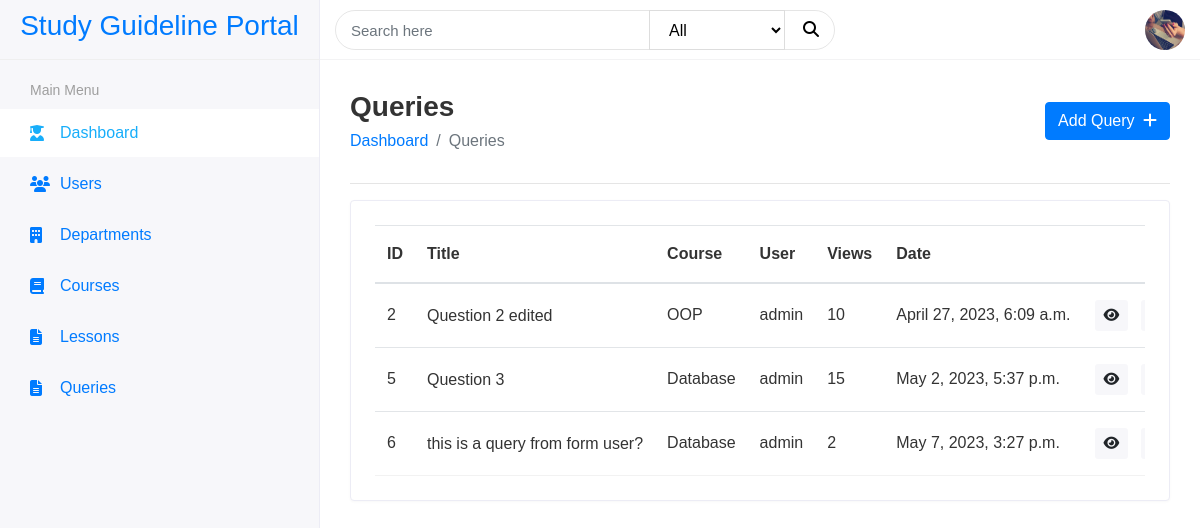
Screenshot of /admin1/queries/ (signed in) with the database file from the repository.
### StudyGuidelinePortal/models.py (models this page shows, shortened)
class Profile(models.Model):
    def renameImage(self, filename):
        ext = filename.split('.')[-1]
        filename = f'{self.user.username}.{ext}'
        return os.path.join('images/user_profile/', filename)
    user = models.OneToOneField(User, on_delete=models.CASCADE)
    profile_pic = models.ImageField(
        upload_to=renameImage, default='images/user_profile/default_user.jpg', null=True)
    auth_token = models.CharField(max_length=100)
    is_verified = models.BooleanField(default=False)

class Query(models.Model):
    query_id = models.AutoField(primary_key=True)
    query_title = models.CharField(max_length=500)
    query_desc = HTMLField()
    user = models.ForeignKey(User, on_delete=models.CASCADE)
    course = models.ForeignKey(Course, on_delete=models.CASCADE)
    views = models.IntegerField(default=0)
    created_at = models.DateTimeField(auto_now_add=True)
    query_slug = AutoSlugField(
        populate_from='query_title', unique=True, null=True, default=None)

class Course(models.Model):
    course_id = models.AutoField(primary_key=True)
    course_name = models.CharField(max_length=200)
    course_pic = models.ImageField(
        upload_to='images/course/', default=None, null=True)
    department = models.ForeignKey(
        Department, on_delete=models.CASCADE, default=None)
    course_slug = AutoSlugField(
        populate_from='course_name', unique=True, null=True, default=None)

### AdminPanel/views.py (the view)
# urls.py: path('queries/', queries, name='Queries'),
def queries(request):
    if not request.user.is_anonymous and request.user.is_superuser:
        queries = Query.objects.all()
        context = {
            'queries': queries,
        }
        return render(request, 'queries/queries.html', context)
    else:
        messages.error(request, 'Acess denied. Try again')
        return redirect('AdminLogin')

### AdminPanel/templates/queries/queries.html (shortened to what this page needs)
{% extends "adminbase.html" %}
{% block content %}
<div class="page-wrapper">
   <div class="content container-fluid">
      <div class="page-header">
         <div class="row align-items-center">
            <div class="col">
               <h3 class="page-title">Queries</h3>
               <ul class="breadcrumb">
                  <li class="breadcrumb-item"><a href="/admin1">Dashboard</a></li>
                  <li class="breadcrumb-item active">Queries</li>
               </ul>
            </div>
            <div class="col-auto text-right float-right ml-auto">
               <a href=" {% url 'AddQuery' %} " class="btn btn-primary">Add Query <span class="fa fa-plus
                        ml-1"></span></a>
            </div>
         </div>
      </div>
      <hr>
      <div class="row">
         <div class="col-sm-12">
            <div class="card card-table">
               <div class="card-body">
                  <div class="table-responsive">
                     <table class="table table-hover table-center mb-0 datatable">
                        <thead>
                           <tr>
                              <th>ID</th>
                              <th>Title</th>
                              <th>Course</th>
                              <th>User</th>
                              <th>Views</th>
                              <th>Date</th>
                              <th class="text-right">Action</th>
                           </tr>
                        </thead>
                        <tbody>
                           {% for query in queries %}
                           <tr>
                              <td>{{query.query_id}}</td>
                              <td>
                                 <h2 class="table-avatar">
                                    <a href="#">{{query.query_title}}</a>
                                 </h2>
                              </td>
                              <td>{{query.course.course_name}}</td>
                              <td>{{query.user.username}}</td>
                              <td>{{query.views}}</td>
                              <td>{{query.created_at}}</td>
                              <td class="text-right">
                                 <div class="actions">
                                    <a href="/admin1/query-details/{{query.query_slug}}"
                                       class="btn btn-sm border-1 mr-2 view-btn">
                                       <i class="fas fa-eye"></i>
                                    </a>
                                    <a href="/admin1/update-query/{{query.query_slug}}"
                                       class="btn btn-sm mr-2 update-btn">
                                    </a>
                                 </div>
                              </td>
                           </tr>
                           {% endfor %}
                        </tbody>
                     </table>
                  </div>
               </div>
            </div>
         </div>
      </div>
   </div>
</div>
{% endblock content %}

### AdminPanel/templates/adminbase.html (shortened to what this page needs)
<!DOCTYPE html>
<html lang="en">
{% load static %}
<head>
    <link rel="stylesheet" href="{% static '/plugins/bootstrap/css/bootstrap.min.css' %}">
    <link href="{% static '/fontawesome/css/all.css' %} " rel="stylesheet">
    <link rel="stylesheet" href="{% static '/css/style1.css' %}">
</head>
<body>
    <div class="main-wrapper">
        <div class="header">
            <div class="header-left">
                <a href="/admin1" class="logo">
                    <h3 class="text-center">Study Guideline Portal</h3>
                </a>
            </div>
            <div class="top-nav-search">
                <form method="get" action="{% url 'HandleMainSearch' %}">
                    <input type="text" class="form-control" name="search-query" placeholder="Search here" required>
                    <select name="search-for" id="search-for">
                        <option value="all">All</option>
                    </select>
                    <button class="btn" type="submit"><i class="fas fa-search"></i></button>
                </form>
            </div>
            <ul class="nav user-menu">
                <li class="nav-item dropdown has-arrow">
                    <div class="dropdown">
                        <img class="admin-profile-img" src="{{user.profile.profile_pic.url}}" alt=""
                            class="dropdown-toggle" data-bs-toggle="dropdown" aria-expanded="false">
                    </div>
                </li>
            </ul>
        </div>
        <div class="sidebar" id="sidebar">
            <div class="sidebar-inner slimscroll">
                <div id="sidebar-menu" class="sidebar-menu">
                    <ul>
                        <li class="menu-title">
                            <span>Main Menu</span>
                        </li>
                        <li class="submenu active">
                            <a href="{% url 'Dashboard' %}"><i class="fas fa-user-graduate"></i> <span> Dashboard</span>
                                </a>
                        </li>
                        <li class="submenu">
                            <a href="{% url 'Users' %}"><i class="fas fa-users"></i> <span>Users</span> </a>
                        </li>
                        <li class="submenu">
                            <a href="{% url 'Departments' %}"><i class="fa fa-building" ></i> <span>Departments</span>
                                </a>
                        </li>
                        <li class="submenu">
                            <a href="{% url 'Courses' %}"><i class="fa fa-book"></i> <span>Courses</span> </a>
                        </li>
                        <li class="submenu">
                            <a href="{% url 'Lessons' %}"><i class="fa fa-file-text"></i> <span>Lessons</span> </a>
                        </li>
                        <li class="submenu">
                            <a href="{% url 'Queries' %}"><i class="fa fa-file-text"></i> <span>Queries</span> </a>
                        </li>
                    </ul>
                </div>
            </div>
        </div>
        {% block content %}
        {% endblock content %}
    </div>
</body>
</html>

### AdminPanel/static/css/style1.css (style rules this page uses)
html { height: 100%; }
body { background-color: #fff; color: #333; font-family: 'Poppins', sans-serif; font-size: 1rem; height: 100%; line-height: 1.5; overflow-x: hidden; }
h1, h2, h3, h4, h5, h6 { font-family: 'Poppins', sans-serif; margin-top: 0; }
img { vertical-align: middle; border-style: none; }
.table tbody tr { border-bottom: 1px solid rgba(0, 0, 0, 0.05); }
table.table td h2 a { color: #333; }
.table.table-center td, .table.table-center th { vertical-align: middle; }
.main-wrapper { width: 100%; height: 100vh; min-height: 100vh; }
.header { background-color: #fff; border-bottom: 1px solid #f3f3f4; left: 0; position: fixed; right: 0; top: 0; z-index: 1001; height: 60px; }
.admin-profile-img { height: 40px; width: 40px; margin-top: 10px; border-radius: 50%; }
.header .header-left { float: left; height: 60px; padding: 0 20px; position: relative; width: 320px; z-index: 1; transition: all 0.2s ease-in-out; background-color: #f7f7fa; border-bottom: 1px solid #efefef; border-right: 1px solid #ececf5; display: flex; align-items: center; }
.header-left .logo { display: block; margin: auto; }
.top-nav-search { float: left; margin-left: 15px; }
.top-nav-search form { margin-top: 10px; position: relative; width: 500px; }
.top-nav-search .form-control { background-color: transparent; border-color: rgba(0, 0, 0, 0.1); border-radius: 50px; color: black; height: 40px; padding: 10px 50px 10px 15px; }
.top-nav-search form select { background-color: transparent; border-color: transparent; color: black; margin: auto 40px; min-height: 40px; padding: 7px 15px; position: absolute; right: 10px; top: 0; border: 1px solid #ddd; }
.top-nav-search .btn { background-color: transparent; border-color: transparent; color: black; min-height: 40px; padding: 7px 15px; position: absolute; right: 0; top: 0; }
.user-menu { float: right; margin: 0; position: relative; z-index: 99; padding-right: 15px; }
.sidebar { background-color: #f7f7fa; border-right: 1px solid #ececf5; bottom: 0; left: 0; margin-top: 0; position: fixed; top: 60px; transition: all 0.2s ease-in-out 0s; width: 320px; z-index: 1001; }
.sidebar-inner { height: 100%; min-height: 100%; transition: all 0.2s ease-in-out 0s; }
.sidebar-menu { padding: 15px; }
.sidebar-menu ul { font-size: 15px; list-style-type: none; margin: 0; padding: 0; position: relative; }
.sidebar-menu>ul>li { margin-bottom: 3px; position: relative; }
.menu-title { color: #9e9e9e; display: flex; font-size: 14px; opacity: 1; padding: 5px 15px; white-space: nowrap; }
.sidebar-menu>ul>li>a { font-size: 16px; height: auto; text-decoration: none; align-items: center; display: flex; justify-content: flex-start; padding: 12px 15px; position: relative; transition: all 0.2s ease-in-out 0s; }
.sidebar-menu li.active>a { background-color: #fff; color: #18aefa; position: relative; margin: 0px -15px; padding-left: 30px; }
.sidebar-menu ul li a i { display: inline-block; font-size: 16px; line-height: 24px; text-align: left; vertical-align: middle; width: 20px; transition: all 0.2s ease-in-out 0s; }
.sidebar .sidebar-menu>ul>li>a span { transition: all 0.2s ease-in-out 0s; display: inline-block; margin-left: 10px; white-space: nowrap; }
.page-wrapper { margin-left: 320px; padding-top: 60px; position: relative; transition: all 0.4s ease; }
.page-wrapper>.content { padding: 1.875rem 1.875rem 0; }
.page-header { margin-bottom: 1.875rem; }
.page-title { font-size: 28px; font-weight: 600; color: #333; margin-bottom: 5px; }
.page-header .breadcrumb { background-color: transparent; color: #6c757d; font-size: 1rem; font-weight: 500; margin-bottom: 0; padding: 0; }
.breadcrumb-item.active { color: #6c757d; }
.card { border: 1px solid #ececf5; box-shadow: 0 1px 3px 0 rgba(0, 0, 0, 0.03); margin-bottom: 1.875rem; }
.card-body { padding: 1.5rem; }
.table { color: #333; max-width: 100%; margin-bottom: 0; width: 100%; }
table.table td h2.table-avatar { align-items: center; display: inline-flex; font-size: inherit; font-weight: 400; margin: 0; padding: 0; vertical-align: middle; white-space: nowrap; }
.card-table .table td, .card-table .table th { border-top: 1px solid #e2e5e8; padding: 1rem 0.75rem; white-space: nowrap; }
input[type=text], input[type=password] { -webkit-appearance: none; -moz-appearance: none; appearance: none; }
.form-control { border: 1px solid #ddd; box-shadow: none; color: #333; font-size: 15px; height: 40px; }
.actions a { text-decoration: none; background-color: #f7f7fa; }

### rows the page displays
Query: query_id "2", query_title "Question 2 edited", course.course_name "OOP", user.username "admin", views "10", created_at "April 27, 2023, 6:09 a.m."
Query: query_id "5", query_title "Question 3", course.course_name "Database", user.username "admin", views "15", created_at "May 2, 2023, 5:37 p.m."
Query: query_id "6", query_title "this is a query from form user?", course.course_name "Database", user.username "admin", views "2", created_at "May 7, 2023, 3:27 p.m."
